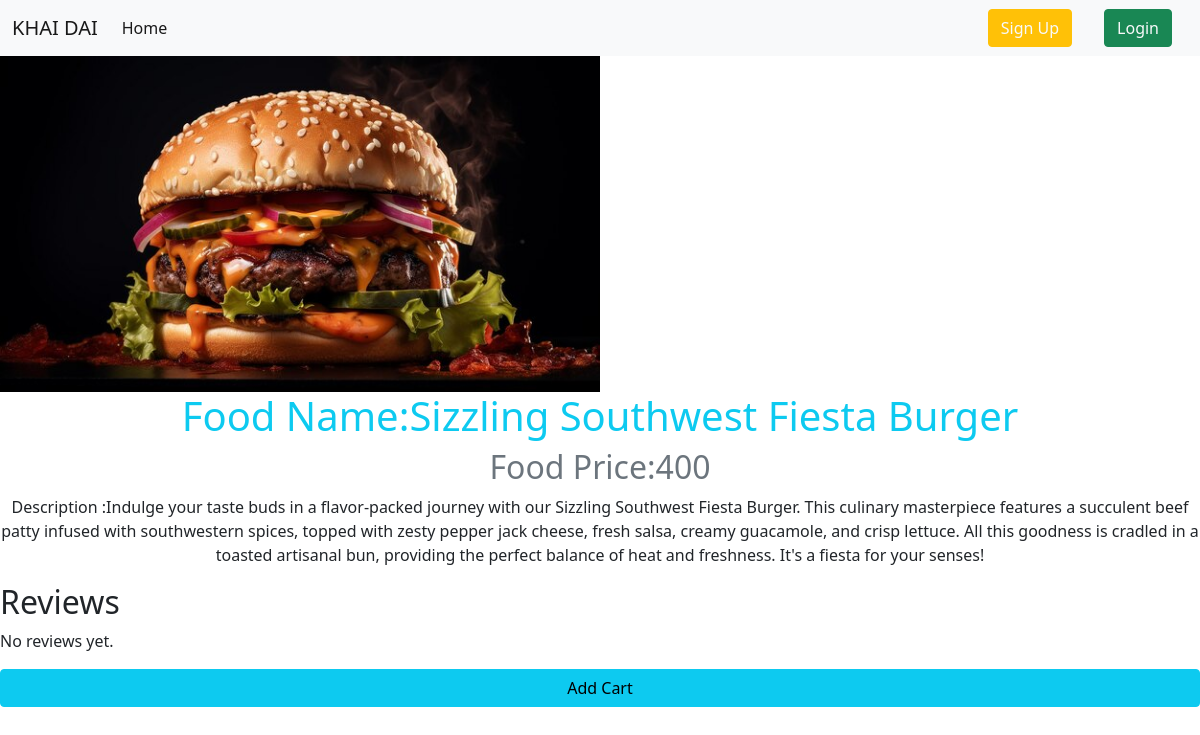
/Menu/menu_detail/1/, run on an earlier commit of the app's database.
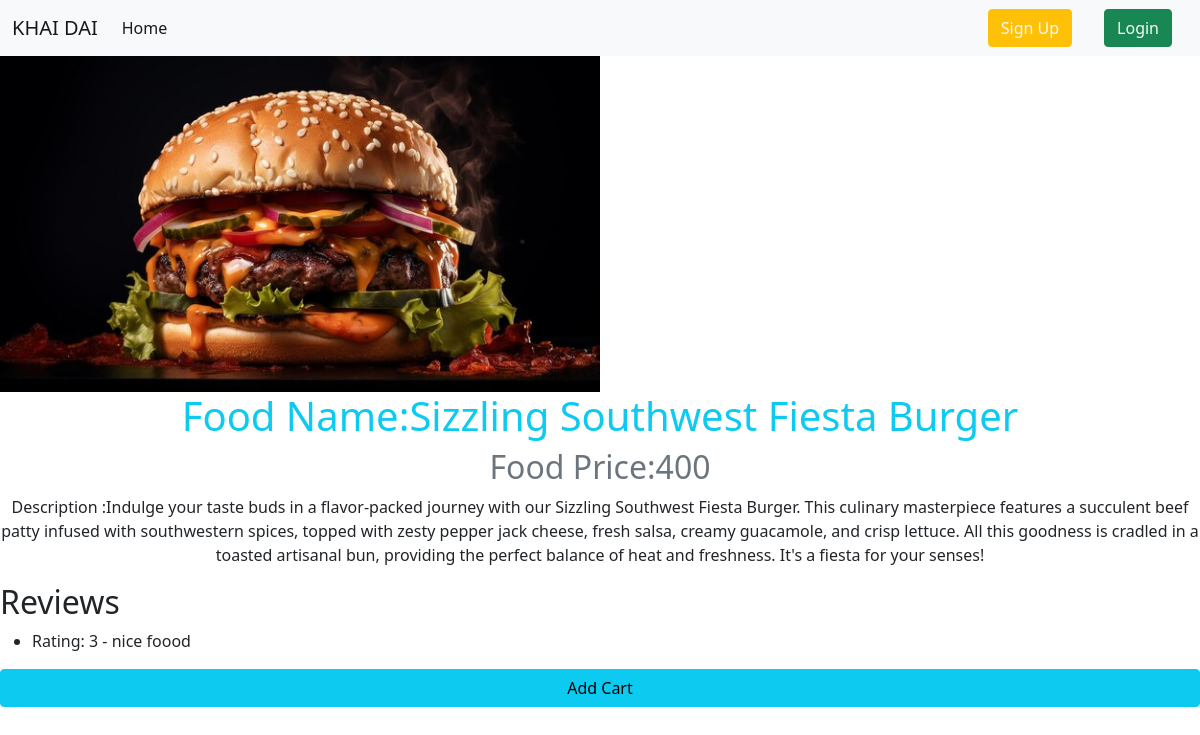
And on a later commit of the database.
### order/models.py (models this page shows)
class Review(models.Model):
    user = models.ForeignKey(User, on_delete=models.CASCADE)
    food_item = models.ForeignKey(FoodItems, on_delete=models.CASCADE)
    rating = models.CharField(choices = START_CHOICES ,max_length=50)
    comment = models.TextField()

### menu/views.py (the view)
# urls.py: path('menu_detail/<int:food_item_id>/', MenuDetailView.as_view(), name='menu_detail'),
class MenuDetailView(DetailView):
    model = models.FoodItems
    template_name = 'menu_detail.html'
    context_object_name = 'food_item'
    pk_url_kwarg = 'food_item_id'
    def get_context_data(self, **kwargs):
        context = super().get_context_data(**kwargs)
        context['reviews'] = self.object.review_set.all()
        return context

### menu/templates/menu_detail.html
{% extends 'base.html' %}
{% block content %}
<img src="{{food_item.image.url}}" class="w-50 h-50" alt="" srcset="">
<h1 class="text-center text-info">Food Name:{{food_item.name}}</h1>
<h2 class="text-center text-secondary">Food Price:{{food_item.price}}</h2>
<p class="text-center text-dark">Description :{{food_item.description}}</p>
<h2>Reviews</h2>
  {% if reviews %}
    <ul>
      {% for review in reviews %}
        <li>
          Rating: {{ review.get_rating_display }} - {{ review.comment }}
        </li>
      {% endfor %}
    </ul>
  {% else %}
    <p>No reviews yet.</p>
  {% endif %}
<a class="btn btn-info w-100 m-auto" aria-current="page" href="{% url 'add_to_cart' food_item.id %}">Add Cart</a>
{% endblock %}

What changed in the data, as far as the page shows it:
added Review: rating "3", comment "nice foood"
Also different on the page:
text no longer shown: "No reviews yet."
